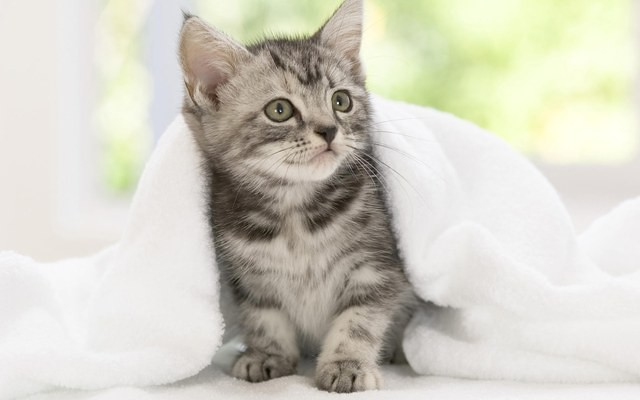
//> input picture testCppLab/testOpenCV/origin/cat1.jpg, 640 x 400 px
$ ./video   (built with g++ and OpenCV 4)
//> lines starting //> are read from the running program, lines starting //| are printed output that depends on the picture
/*
 * Algorithm
 *
 * 1- Save the reference frame(in gray scale and saturation scale) at the beginning of the video
 * 2- Convert other coming frames to gray scale and also hsv channels
 * 3- Compare each new frame with the reference frame in saturation and gray scale
 * 4- If absolute value differences bigger than 25 than mark the pixel and save in a new Mat
 * 5- Then erode + dilate to this frame (2 times)
 * 6- Check non-zero pixels in gray channel domain and mark them for result image
 * 7- Remained zero pixels in Step-6 check in saturation domain and mark them in result image
 * 8- If still remained zero pixels which means they belong to background, you can make replace them with the desired background
 *
 * Requirements:
 *
 * 1- At the beginning camera should take a reference frame so you shouldnt be in front of camera
 * 2- Camera should be constant
 *
*/

#include <fstream>
#include <sstream>
#include <iostream>

#include <opencv2/dnn.hpp>
#include <opencv2/imgproc.hpp>
#include <opencv2/highgui.hpp>

using namespace cv;
using namespace dnn;
using namespace std;


Mat subtractionOfImages(Mat firstImg, Mat secondImg);

Mat subtractedImg = Mat::zeros(Size(640,400),CV_8UC3);
Mat frameGlobal;
int main()
{

    Mat bg = imread("/home/devh/workspaceTesting/testOpenCV/origin/cat1.jpg");
//> bg is the input picture: 400 rows x 640 cols, CV_8UC3; mean B, G, R 195.4, 207.3, 209.5
    if (bg.empty()) {
        std::cerr << "Error: Unable to load the image." << std::endl;
        return -1;
    }
    VideoCapture cap(0);

    namedWindow("Source",WINDOW_NORMAL);
    namedWindow("Result",WINDOW_NORMAL);
    namedWindow("WithBackground",WINDOW_NORMAL);


    int frameCounter = 0;
    Mat frame,hsv,hsvPrev,framePrev,subtractedImgGray;

    while (1)
    {
        cap >> frame;
        if(frame.data)
        {

            frameGlobal = frame;

            cvtColor(frame,hsv,COLOR_BGR2HSV);
//> hsv: 400 rows x 640 cols, CV_8UC3; mean H, S, V 31.8, 21.8, 211.1

            cvtColor(frame,frame,COLOR_BGR2GRAY);
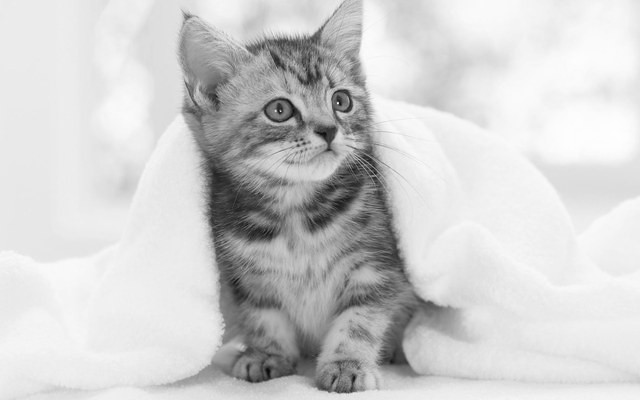
//> frame: 400 rows x 640 cols, CV_8UC1; min 10, max 254, mean 206.6


            vector<Mat>hsvChannels;

            split(hsv,hsvChannels);
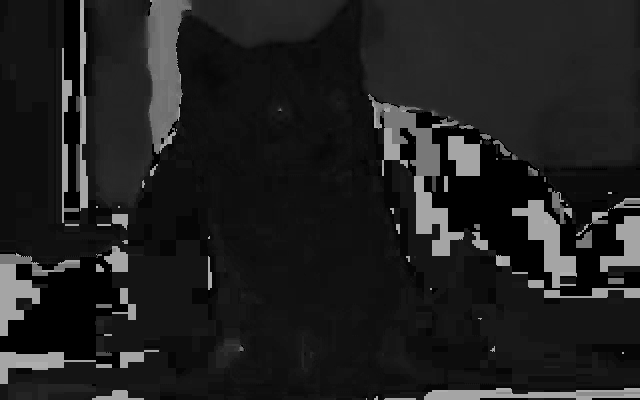
//> hsvChannels[0]: 400 rows x 640 cols, CV_8UC1; min 0, max 177, mean 31.8
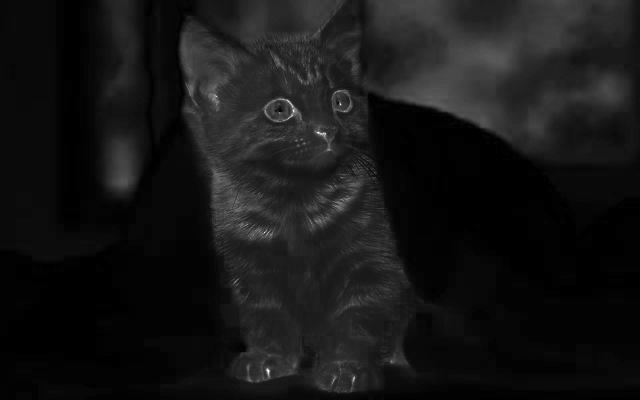
//> hsvChannels[1]: 400 rows x 640 cols, CV_8UC1; min 0, max 255, mean 21.8

            hsv = hsvChannels[1];


            if(frameCounter == 0 || frameCounter == 1)
            {
                framePrev = frame;
                hsvPrev = hsv;
            }
            else
            {
                Mat resultSourceImg = subtractionOfImages(frame,framePrev);
                Mat resultSourceImg2 = subtractionOfImages(hsv,hsvPrev);
                Mat resultSourceImg3 = resultSourceImg.clone();
                Mat element = getStructuringElement( MORPH_ELLIPSE,
                                                        Size( 2*3 + 1, 2*3+1 ),
                                                        Point( 5, 5 ) );
                Mat element2 = getStructuringElement( MORPH_ELLIPSE,
                                                        Size( 2*3 + 1, 2*3+1 ),
                                                        Point( 5, 5 ) );

                erode(resultSourceImg,resultSourceImg,element);

                dilate(resultSourceImg,resultSourceImg,element2);

                erode(resultSourceImg2,resultSourceImg2,element);

                dilate(resultSourceImg2,resultSourceImg2,element2);


                for(int m=0; m<frameGlobal.rows; m++)
                {
                    for(int n=0; n<frameGlobal.cols; n++)
                    {
                        if((int)resultSourceImg.at<Vec3b>(Point(n,m))[1] != 0)
                        {
                            resultSourceImg.at<Vec3b>(Point(n,m))[0] = frameGlobal.at<Vec3b>(Point(n,m))[0];
                            resultSourceImg.at<Vec3b>(Point(n,m))[1] = frameGlobal.at<Vec3b>(Point(n,m))[1];
                            resultSourceImg.at<Vec3b>(Point(n,m))[2] = frameGlobal.at<Vec3b>(Point(n,m))[2];

                            resultSourceImg3.at<Vec3b>(Point(n,m))[0] = frameGlobal.at<Vec3b>(Point(n,m))[0];
                            resultSourceImg3.at<Vec3b>(Point(n,m))[1] = frameGlobal.at<Vec3b>(Point(n,m))[1];
                            resultSourceImg3.at<Vec3b>(Point(n,m))[2] = frameGlobal.at<Vec3b>(Point(n,m))[2];


                        }

                        else if((int)resultSourceImg2.at<Vec3b>(Point(n,m))[1] != 0)
                        {
                            resultSourceImg.at<Vec3b>(Point(n,m))[0] = frameGlobal.at<Vec3b>(Point(n,m))[0];
                            resultSourceImg.at<Vec3b>(Point(n,m))[1] = frameGlobal.at<Vec3b>(Point(n,m))[1];
                            resultSourceImg.at<Vec3b>(Point(n,m))[2] = frameGlobal.at<Vec3b>(Point(n,m))[2];

                            resultSourceImg3.at<Vec3b>(Point(n,m))[0] = frameGlobal.at<Vec3b>(Point(n,m))[0];
                            resultSourceImg3.at<Vec3b>(Point(n,m))[1] = frameGlobal.at<Vec3b>(Point(n,m))[1];
                            resultSourceImg3.at<Vec3b>(Point(n,m))[2] = frameGlobal.at<Vec3b>(Point(n,m))[2];

                        }
                        else {
                            resultSourceImg3.at<Vec3b>(Point(n,m))[0] = bg.at<Vec3b>(Point(n,m))[0];
                            resultSourceImg3.at<Vec3b>(Point(n,m))[1] = bg.at<Vec3b>(Point(n,m))[1];
                            resultSourceImg3.at<Vec3b>(Point(n,m))[2] = bg.at<Vec3b>(Point(n,m))[2];
                        }

                    }
                }

                imshow("Result",resultSourceImg);

                imshow("WithBackground",resultSourceImg3);

                imshow("Source",frameGlobal);

                subtractedImg = Mat::zeros(Size(640,400),CV_8UC3);
            }

            frameCounter++;
            int c = waitKey(1);
//> the Esc key is pressed
            if((char)c == 'c')
                break;
        }


    }

    destroyAllWindows();

    return 0;
}

Mat subtractionOfImages(Mat firstImg, Mat secondImg)
{

    medianBlur(firstImg,firstImg,3);
    medianBlur(secondImg,secondImg,3);


    for(int i=0; i<firstImg.rows;i+=5)
    {
        for(int j=0; j<firstImg.cols;j+=5)
        {
            int sumFirst = 0, sumSecond = 0;


            if(j+5<firstImg.cols && i+5<firstImg.rows)
            {
                sumFirst += (int)firstImg.at<uchar>(Point(j,i)) + (int)firstImg.at<uchar>(Point(j+1,i)) + (int)firstImg.at<uchar>(Point(j+2,i)) + (int)firstImg.at<uchar>(Point(j+3,i))
                        + (int)firstImg.at<uchar>(Point(j+4,i)) + (int)firstImg.at<uchar>(Point(j,i+1)) + (int)firstImg.at<uchar>(Point(j+1,i+1))
                        + (int)firstImg.at<uchar>(Point(j+2,i+1)) + (int)firstImg.at<uchar>(Point(j+3,i+1)) + (int)firstImg.at<uchar>(Point(j+4,i+1)) + (int)firstImg.at<uchar>(Point(j,i+2))
                        + (int)firstImg.at<uchar>(Point(j+1,i+2)) + (int)firstImg.at<uchar>(Point(j+2,i+2)) + (int)firstImg.at<uchar>(Point(j+3,i+2)) + (int)firstImg.at<uchar>(Point(j+4,i+2))
                        + (int)firstImg.at<uchar>(Point(j,i+3)) + (int)firstImg.at<uchar>(Point(j+1,i+3)) + (int)firstImg.at<uchar>(Point(j+2,i+3)) + (int)firstImg.at<uchar>(Point(j+3,i+3))
                        + (int)firstImg.at<uchar>(Point(j+4,i+3)) + (int)firstImg.at<uchar>(Point(j,i+4)) + (int)firstImg.at<uchar>(Point(j+1,i+4)) + (int)firstImg.at<uchar>(Point(j+2,i+4))
                        +(int)firstImg.at<uchar>(Point(j+3,i+4)) + (int)firstImg.at<uchar>(Point(j+4,i+4));

                sumSecond += (int)secondImg.at<uchar>(Point(j,i)) + (int)secondImg.at<uchar>(Point(j+1,i)) + (int)secondImg.at<uchar>(Point(j+2,i)) + (int)secondImg.at<uchar>(Point(j+3,i))
                        + (int)secondImg.at<uchar>(Point(j+4,i)) + (int)secondImg.at<uchar>(Point(j,i+1)) + (int)secondImg.at<uchar>(Point(j+1,i+1))
                        + (int)secondImg.at<uchar>(Point(j+2,i+1)) + (int)secondImg.at<uchar>(Point(j+3,i+1)) + (int)secondImg.at<uchar>(Point(j+4,i+1)) + (int)secondImg.at<uchar>(Point(j,i+2))
                        + (int)secondImg.at<uchar>(Point(j+1,i+2)) + (int)secondImg.at<uchar>(Point(j+2,i+2)) + (int)secondImg.at<uchar>(Point(j+3,i+2)) + (int)secondImg.at<uchar>(Point(j+4,i+2))
                        + (int)secondImg.at<uchar>(Point(j,i+3)) + (int)secondImg.at<uchar>(Point(j+1,i+3)) + (int)secondImg.at<uchar>(Point(j+2,i+3)) + (int)secondImg.at<uchar>(Point(j+3,i+3))
                        + (int)secondImg.at<uchar>(Point(j+4,i+3)) + (int)secondImg.at<uchar>(Point(j,i+4)) + (int)secondImg.at<uchar>(Point(j+1,i+4)) + (int)secondImg.at<uchar>(Point(j+2,i+4))
                        +(int)secondImg.at<uchar>(Point(j+3,i+4)) + (int)secondImg.at<uchar>(Point(j+4,i+4));

                int avgFirst = sumFirst / 25;
                int avgSecond = sumSecond / 25;

                if(abs(avgFirst-avgSecond)>25)
                {
                    subtractedImg.at<Vec3b>(Point(j,i))[0] = 0;
                    subtractedImg.at<Vec3b>(Point(j+1,i))[0] = 0;
                    subtractedImg.at<Vec3b>(Point(j+2,i))[0] = 0;
                    subtractedImg.at<Vec3b>(Point(j+3,i))[0] = 0;
                    subtractedImg.at<Vec3b>(Point(j+4,i))[0] = 0;
                    subtractedImg.at<Vec3b>(Point(j,i+1))[0] = 0;
                    subtractedImg.at<Vec3b>(Point(j+1,i+1))[0] = 0;
                    subtractedImg.at<Vec3b>(Point(j+2,i+1))[0] = 0;
                    subtractedImg.at<Vec3b>(Point(j+3,i+1))[0] = 0;
                    subtractedImg.at<Vec3b>(Point(j+4,i+1))[0] = 0;
                    subtractedImg.at<Vec3b>(Point(j,i+2))[0] = 0;
                    subtractedImg.at<Vec3b>(Point(j+1,i+2))[0] = 0;
                    subtractedImg.at<Vec3b>(Point(j+2,i+2))[0] = 0;
                    subtractedImg.at<Vec3b>(Point(j+3,i+2))[0] = 0;
                    subtractedImg.at<Vec3b>(Point(j+4,i+2))[0] = 0;
                    subtractedImg.at<Vec3b>(Point(j,i+3))[0] = 0;
                    subtractedImg.at<Vec3b>(Point(j+1,i+3))[0] = 0;
                    subtractedImg.at<Vec3b>(Point(j+2,i+3))[0] = 0;
                    subtractedImg.at<Vec3b>(Point(j+3,i+3))[0] = 0;
                    subtractedImg.at<Vec3b>(Point(j+4,i+3))[0] = 0;
                    subtractedImg.at<Vec3b>(Point(j,i+4))[0] = 0;
                    subtractedImg.at<Vec3b>(Point(j+1,i+4))[0] = 0;
                    subtractedImg.at<Vec3b>(Point(j+2,i+4))[0] = 0;
                    subtractedImg.at<Vec3b>(Point(j+3,i+4))[0] = 0;
                    subtractedImg.at<Vec3b>(Point(j+4,i+4))[0] = 0;

                    subtractedImg.at<Vec3b>(Point(j,i))[1] = 255;
                    subtractedImg.at<Vec3b>(Point(j+1,i))[1] = 255;
                    subtractedImg.at<Vec3b>(Point(j+2,i))[1] = 255;
                    subtractedImg.at<Vec3b>(Point(j+3,i))[1] = 255;
                    subtractedImg.at<Vec3b>(Point(j+4,i))[1] = 255;
                    subtractedImg.at<Vec3b>(Point(j,i+1))[1] = 255;
                    subtractedImg.at<Vec3b>(Point(j+1,i+1))[1] = 255;
                    subtractedImg.at<Vec3b>(Point(j+2,i+1))[1] = 255;
                    subtractedImg.at<Vec3b>(Point(j+3,i+1))[1] = 255;
                    subtractedImg.at<Vec3b>(Point(j+4,i+1))[1] = 255;
                    subtractedImg.at<Vec3b>(Point(j,i+2))[1] = 255;
                    subtractedImg.at<Vec3b>(Point(j+1,i+2))[1] = 255;
                    subtractedImg.at<Vec3b>(Point(j+2,i+2))[1] = 255;
                    subtractedImg.at<Vec3b>(Point(j+3,i+2))[1] = 255;
                    subtractedImg.at<Vec3b>(Point(j+4,i+2))[1] = 255;
                    subtractedImg.at<Vec3b>(Point(j,i+3))[1] = 255;
                    subtractedImg.at<Vec3b>(Point(j+1,i+3))[1] = 255;
                    subtractedImg.at<Vec3b>(Point(j+2,i+3))[1] = 255;
                    subtractedImg.at<Vec3b>(Point(j+3,i+3))[1] = 255;
                    subtractedImg.at<Vec3b>(Point(j+4,i+3))[1] = 255;
                    subtractedImg.at<Vec3b>(Point(j,i+4))[1] = 255;
                    subtractedImg.at<Vec3b>(Point(j+1,i+4))[1] = 255;
                    subtractedImg.at<Vec3b>(Point(j+2,i+4))[1] = 255;
                    subtractedImg.at<Vec3b>(Point(j+3,i+4))[1] = 255;
                    subtractedImg.at<Vec3b>(Point(j+4,i+4))[1] = 255;

                    subtractedImg.at<Vec3b>(Point(j,i))[2] = 255;
                    subtractedImg.at<Vec3b>(Point(j+1,i))[2] = 255;
                    subtractedImg.at<Vec3b>(Point(j+2,i))[2] = 255;
                    subtractedImg.at<Vec3b>(Point(j+3,i))[2] = 255;
                    subtractedImg.at<Vec3b>(Point(j+4,i))[2] = 255;
                    subtractedImg.at<Vec3b>(Point(j,i+1))[2] = 255;
                    subtractedImg.at<Vec3b>(Point(j+1,i+1))[2] = 255;
                    subtractedImg.at<Vec3b>(Point(j+2,i+1))[2] = 255;
                    subtractedImg.at<Vec3b>(Point(j+3,i+1))[2] = 255;
                    subtractedImg.at<Vec3b>(Point(j+4,i+1))[2] = 255;
                    subtractedImg.at<Vec3b>(Point(j,i+2))[2] = 255;
                    subtractedImg.at<Vec3b>(Point(j+1,i+2))[2] = 255;
                    subtractedImg.at<Vec3b>(Point(j+2,i+2))[2] = 255;
                    subtractedImg.at<Vec3b>(Point(j+3,i+2))[2] = 255;
                    subtractedImg.at<Vec3b>(Point(j+4,i+2))[2] = 255;
                    subtractedImg.at<Vec3b>(Point(j,i+3))[2] = 255;
                    subtractedImg.at<Vec3b>(Point(j+1,i+3))[2] = 255;
                    subtractedImg.at<Vec3b>(Point(j+2,i+3))[2] = 255;
                    subtractedImg.at<Vec3b>(Point(j+3,i+3))[2] = 255;
                    subtractedImg.at<Vec3b>(Point(j+4,i+3))[2] = 255;
                    subtractedImg.at<Vec3b>(Point(j,i+4))[2] = 255;
                    subtractedImg.at<Vec3b>(Point(j+1,i+4))[2] = 255;
                    subtractedImg.at<Vec3b>(Point(j+2,i+4))[2] = 255;
                    subtractedImg.at<Vec3b>(Point(j+3,i+4))[2] = 255;
                    subtractedImg.at<Vec3b>(Point(j+4,i+4))[2] = 255;

                }
            }
        }
    }
    return subtractedImg;
}

$ run again, on testCppLab/testOpenCV/origin/cat4.jpg
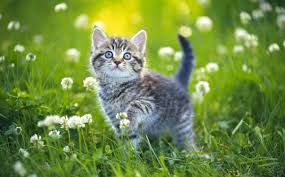
//> input picture testCppLab/testOpenCV/origin/cat4.jpg, 285 x 177 px, given in place of cat1.jpg, which was not available
//> bg is the input picture: 177 rows x 285 cols, CV_8UC3; mean B, G, R 65.7, 138.8, 112.1
//> hsv: 177 rows x 285 cols, CV_8UC3; mean H, S, V 50.9, 144.5, 140.8
//> `split(hsv,hsvChannels);`:
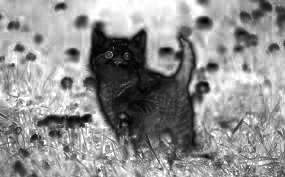
//> hsvChannels[1]: 177 rows x 285 cols, CV_8UC1; min 0, max 255, mean 144.5
//> `split(hsv,hsvChannels);`:
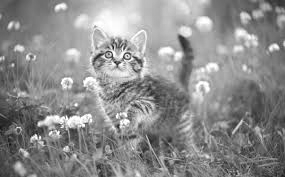
//> hsvChannels[2]: 177 rows x 285 cols, CV_8UC1; min 14, max 255, mean 140.8
